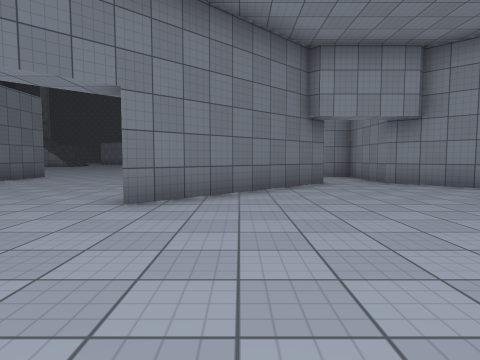
[1] (above)

16 first-person views from a walk through a Unity game level. The camera is 1.2 m above the floor, tilts 4° down and sees 75° across. The floor is counted in squares, 2 m on a side. Each view is taken from the middle of a square. On the plan, view 1 faces up. The plan holds only what a view shows up to about 9 squares ahead; the rest is blank. The place goes on beyond the plan. Surface patterns are stand-ins for the level's own textures.

[2]
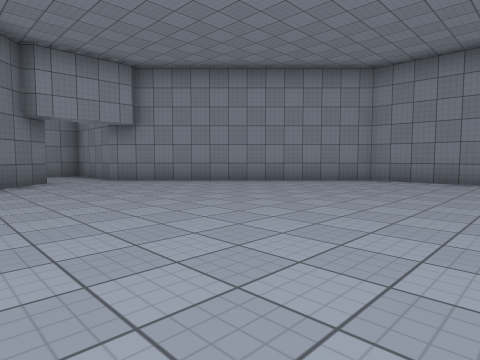

[3]
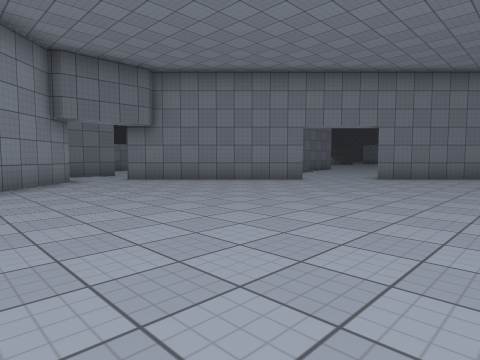

[4]
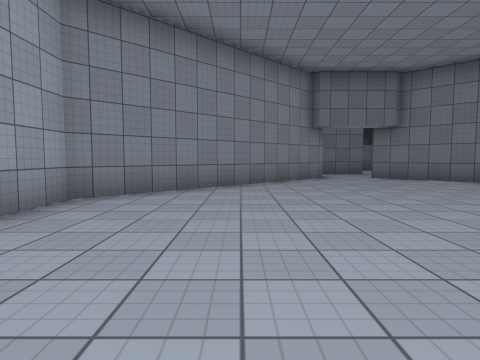

[5]
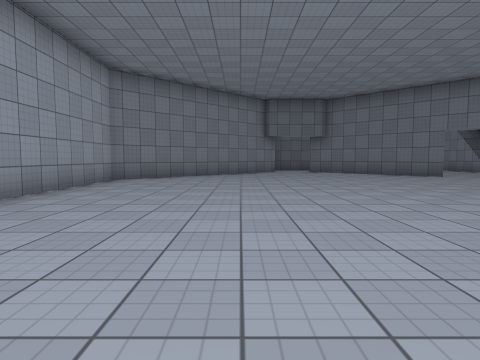

[6]
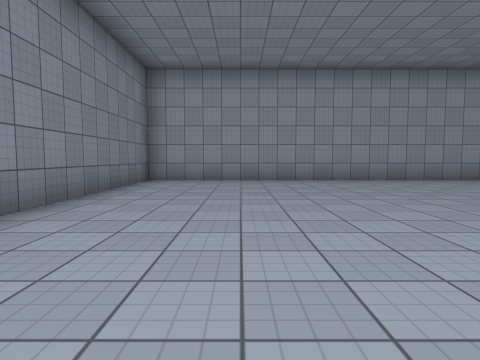

[7]
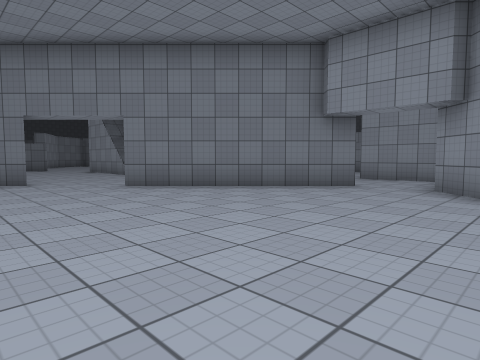

[8]
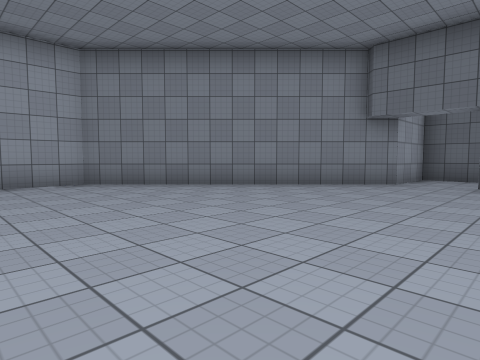

[9]
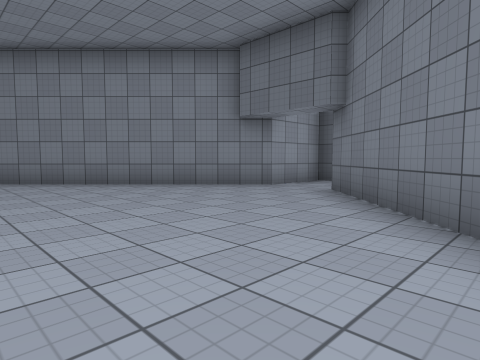

[10]
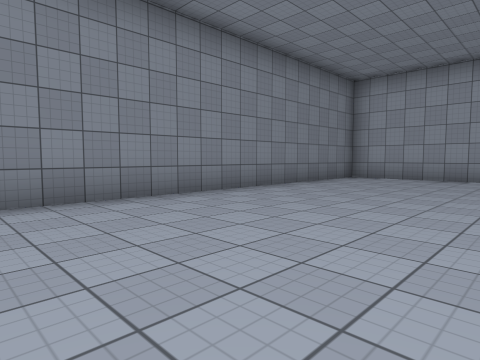

[11]
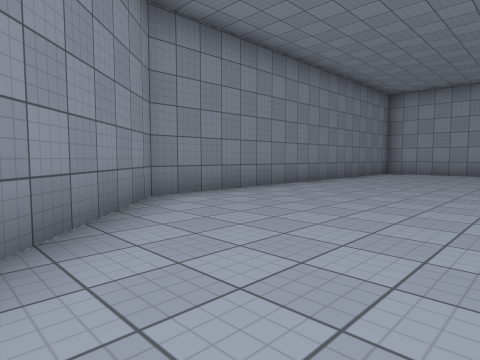

[12]
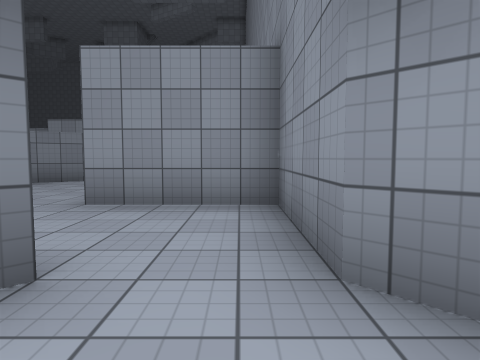

[13]
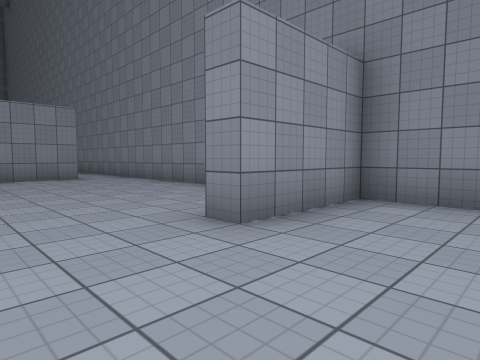

[14]
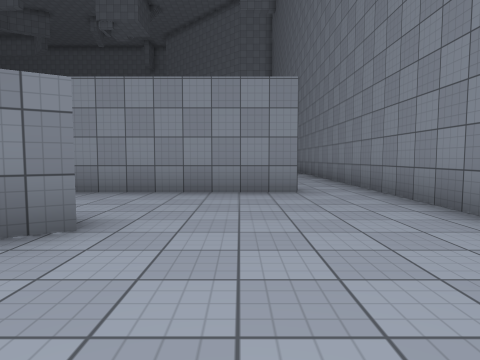

[15]
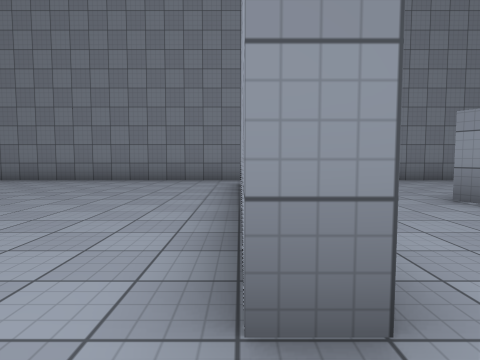

[16]
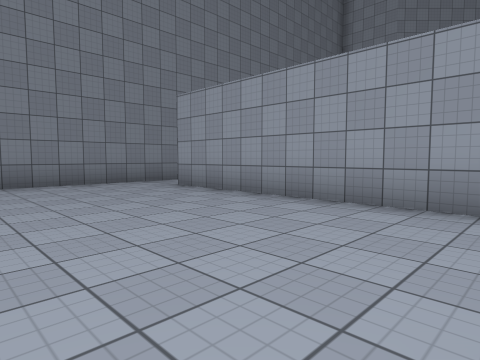

### Floor plan
Points are (right, up) in squares from view 1. A wall is a line through its corners. A room is listed if a view was taken in it or the views show most of it. See-through windows are left out.
Room 1 (views 1, 2, 3, 4, 5, 6, 7, 8, 9, 10, 11, 12)
walls: (-3, 2.5) (-6.5, -1); (2.1, 7.6) (-1.5, 4); (-8.5, -1.3) (-8.5, -2.5) (-6.5, -2.5) (-1.5, -7.5) (8.5, -7.5) (8.5, 2.5) (3.5, 7.5) (3.5, 10) (1, 10)
ways out: opening at (-7.5, -0.5) to room 2; opening at (-2.7, 4) to room 2; opening at (1, 8.5) to room 2
Room 2 (views 13, 14, 15)
walls: (-4, 17.4) (-4, 18); (-0.3, 14.6) (-2.1, 13.6); (1, 10) (1, 10.5); (2.1, 17.5) (-2, 17.5); (3.5, 12.1) (3.5, 18.5)
ways out: opening at (-7.5, -0.5) to room 1; opening at (-2.7, 4) to room 1; opening at (1, 8.5) to room 1; opening at (-4.5, 19.5) to room 3; opening at (3, 18) to room 3
Room 3 (view 16)
walls: (3.5, 18.5) (3.5, 22.5); (-4, 18) (2, 18)
ways out: opening at (-4.5, 19.5) to room 2; opening at (3, 18) to room 2

Where each view was taken, in squares from view 1:
view 1: 0 up, 0 right, facing up
view 2: 1 down, 0 right, facing up-right
view 3: 5 down, 2 right, facing up-left
view 4: 5 down, 3 right, facing left
view 5: 4 down, 7 right, facing left
view 6: 1 up, 6 right, facing down
view 7: 1 up, 5 right, facing up-left
view 8: 0 up, 1 right, facing down-left
view 9: 2 up, 1 left, facing down-left
view 10: 2 up, 4 right, facing down-right
view 11: 5 up, 4 right, facing down-right
view 12: 6 up, 3 right, facing up
view 13: 8 up, 1 left, facing up-right
view 14: 12 up, 1 right, facing up
view 15: 18 up, 5 left, facing right
view 16: 22 up, 4 left, facing down-right
